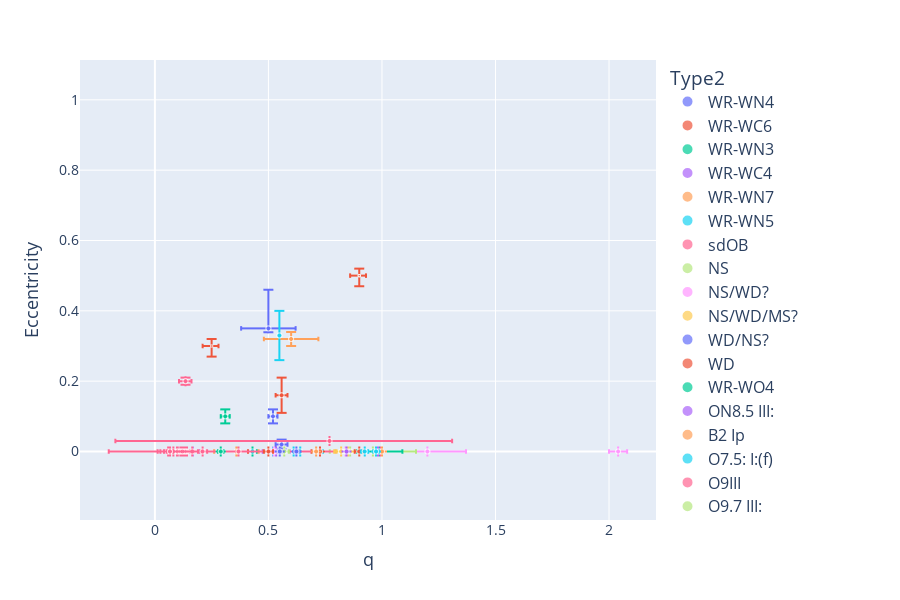

Write notebook code for a chart like this one.
### Code cell
# accretor vs period
fig = plotly_vars('q', 'Eccentricity', logx = False, logy = False, df = df_final)

### Figure 1 — Plotly figure (JSON) as saved in the notebook; plotly's stock layout.template omitted (floating-point values rounded to 4 significant figures; data arrays with more than 128 entries replaced by an {"elided": "..."} marker saying what was removed)
{"data": [{"customdata": [["O6 V", "BAT99 19"], ["O9 V", "BAT99 49"], ["O9 V", "BAT99 59"], ["O9 V", "BAT99 64"], ["O-O6 I", "SMC AB 7"]], "error_x": {"array": [0.026, 0.12, NaN, NaN, 0.02], "arrayminus": [0.026, 0.12, NaN, NaN, 0.02]}, "error_y": {"array": [0.014, 0.11, 0.08, 0.09, 0.02], "arrayminus": [0.014, 0.011, 0.08, 0.09, 0.02]}, "hovertemplate": "Type2=WR-WN4<br>q=%{x}<br>Eccentricity=%{y}<br>marker_size=%{marker.size}<br>Type1=%{customdata[0]}<br>System Name=%{customdata[1]}<extra></extra>", "legendgroup": "WR-WN4", "marker": {"color": "#636efa", "size": [5, 5, 5, 5, 5], "sizemode": "area", "sizeref": 0.2, "symbol": "circle"}, "mode": "markers", "name": "WR-WN4", "showlegend": true, "type": "scattergl", "x": [0.558, 0.5, NaN, NaN, 0.52], "xaxis": "x", "y": [0.02, 0.35, 0.32, 0.16, 0.1], "yaxis": "y"}, {"customdata": [["O5 V", "BAT99 28"]], "error_x": {"array": [0.026], "arrayminus": [0.026]}, "error_y": {"array": [0.05], "arrayminus": [0.05]}, "hovertemplate": "Type2=WR-WC6<br>q=%{x}<br>Eccentricity=%{y}<br>marker_size=%{marker.size}<br>Type1=%{customdata[0]}<br>System Name=%{customdata[1]}<extra></extra>", "legendgroup": "WR-WC6", "marker": {"color": "#EF553B", "size": [5], "sizemode": "area", "sizeref": 0.2, "symbol": "circle"}, "mode": "markers", "name": "WR-WC6", "showlegend": true, "type": "scattergl", "x": [0.558], "xaxis": "x", "y": [0.16], "yaxis": "y"}, {"customdata": [["B1.5 V", "BAT99 29"], ["O9 V", "BAT99 43"], ["O6.5 V", "BAT99 71"], ["O6 V", "BAT99 92"], ["O7 V", "BAT99 126"], ["O-O9", "SMC AB 3"], ["O-O5.5 V", "SMC AB 6"]], "error_x": {"array": [NaN, NaN, NaN, NaN, NaN, NaN, 0.02], "arrayminus": [NaN, NaN, NaN, NaN, NaN, NaN, 0.02]}, "error_y": {"array": [0.13, 0.05, 0.08, 0.02, 0.06, 0.06, NaN], "arrayminus": [0.13, 0.05, 0.08, 0.02, 0.06, 0.06, NaN]}, "hovertemplate": "Type2=WR-WN3<br>q=%{x}<br>Eccentricity=%{y}<br>marker_size=%{marker.size}<br>Type1=%{customdata[0]}<br>System Name=%{customdata[1]}<extra></extra>", "legendgroup": "WR-WN3", "marker": {"color": "#00cc96", "size": [5, 5, 5, 5, 5, 5, 5], "sizemode": "area", "sizeref": 0.2, "symbol": "circle"}, "mode": "markers", "name": "WR-WN3", "showlegend": true, "type": "scattergl", "x": [NaN, NaN, NaN, NaN, NaN, NaN, 0.43], "xaxis": "x", "y": [0.16, 0.07, 0.09, 0.02, 0.38, 0.09, 0.0], "yaxis": "y"}, {"customdata": [["O-uncertain", "BAT99 38"], ["O6 V", "BAT99 39"]], "error_x": {"array": [NaN, 0.032], "arrayminus": [NaN, 0.032]}, "error_y": {"array": [NaN, NaN], "arrayminus": [NaN, NaN]}, "hovertemplate": "Type2=WR-WC4<br>q=%{x}<br>Eccentricity=%{y}<br>marker_size=%{marker.size}<br>Type1=%{customdata[0]}<br>System Name=%{customdata[1]}<extra></extra>", "legendgroup": "WR-WC4", "marker": {"color": "#ab63fa", "size": [5, 5], "sizemode": "area", "sizeref": 0.2, "symbol": "circle"}, "mode": "markers", "name": "WR-WC4", "showlegend": true, "type": "scattergl", "x": [NaN, 0.167], "xaxis": "x", "y": [0.0, 0.0], "yaxis": "y"}, {"customdata": [["O7.5 III", "BAT99 77"]], "error_x": {"array": [0.12], "arrayminus": [0.12]}, "error_y": {"array": [0.02], "arrayminus": [0.02]}, "hovertemplate": "Type2=WR-WN7<br>q=%{x}<br>Eccentricity=%{y}<br>marker_size=%{marker.size}<br>Type1=%{customdata[0]}<br>System Name=%{customdata[1]}<extra></extra>", "legendgroup": "WR-WN7", "marker": {"color": "#FFA15A", "size": [5], "sizemode": "area", "sizeref": 0.2, "symbol": "circle"}, "mode": "markers", "name": "WR-WN7", "showlegend": true, "type": "scattergl", "x": [0.6], "xaxis": "x", "y": [0.32], "yaxis": "y"}, {"customdata": [["O4 V", "BAT99 103"], ["O4 V", "BAT99 129"]], "error_x": {"array": [0.09, 0.021], "arrayminus": [0.09, 0.021]}, "error_y": {"array": [NaN, NaN], "arrayminus": [NaN, NaN]}, "hovertemplate": "Type2=WR-WN5<br>q=%{x}<br>Eccentricity=%{y}<br>marker_size=%{marker.size}<br>Type1=%{customdata[0]}<br>System Name=%{customdata[1]}<extra></extra>", "legendgroup": "WR-WN5", "marker": {"color": "#19d3f3", "size": [5, 5], "sizemode": "area", "sizeref": 0.2, "symbol": "circle"}, "mode": "markers", "name": "WR-WN5", "showlegend": true, "type": "scattergl", "x": [0.52, 0.611], "xaxis": "x", "y": [0.0, 0.0], "yaxis": "y"}, {"customdata": [["Be", "HD58978"], ["Be", "HD200120"], ["Be", "HD10516"], ["Be", "HD55606"], ["Be", "HD109387"], ["Be", "HD113120"], ["Be", "HD137387"], ["Be", "HD152478"], ["Be", "HD157042"], ["Be", "HD41335"], ["Be", "HD161306"], ["Be", "HD183537"], ["Be", "HD191610"], ["Be", "HD194335"], ["Be", "HD200310"], ["Be", "HD167128"]], "error_x": {"array": [0.02843, 0.03149, 0.02399, 0.01154, 0.02398, 0.05053, 0.02153, 0.02769, 0.04349, 0.02376, 0.01718, 0.01023, 0.04912, 0.03832, 0.02634, 0.01027], "arrayminus": [0.03696, 0.04699, 0.02554, 0.0127, 0.03124, 0.07867, 0.02552, 0.04154, 0.07668, 0.04652, 0.01873, 0.0114, 0.05546, 0.04174, 0.02886, 0.01189]}, "error_y": {"array": [NaN, NaN, NaN, NaN, NaN, NaN, NaN, NaN, NaN, NaN, NaN, NaN, NaN, NaN, 0.01, NaN], "arrayminus": [NaN, NaN, NaN, NaN, NaN, NaN, NaN, NaN, NaN, NaN, NaN, NaN, NaN, NaN, 0.01, NaN]}, "hovertemplate": "Type2=sdOB<br>q=%{x}<br>Eccentricity=%{y}<br>marker_size=%{marker.size}<br>Type1=%{customdata[0]}<br>System Name=%{customdata[1]}<extra></extra>", "legendgroup": "sdOB", "marker": {"color": "#FF6692", "size": [5, 5, 5, 5, 5, 5, 5, 5, 5, 5, 5, 5, 5, 5, 5, 5], "sizemode": "area", "sizeref": 0.2, "symbol": "circle"}, "mode": "markers", "name": "sdOB", "showlegend": true, "type": "scattergl", "x": [0.113, 0.09745, 0.125, 0.1373, 0.1167, 0.1416, 0.1356, 0.08154, 0.101, 0.05852, 0.1302, 0.1122, 0.1214, 0.1646, 0.1349, 0.06368], "xaxis": "x", "y": [0.0, 0.0, 0.0, 0.0, 0.0, 0.0, 0.0, 0.0, 0.0, 0.0, 0.0, 0.0, 0.0, 0.0, 0.2, 0.0], "yaxis": "y"}, {"customdata": [["MS", "Gaia NS1"], ["MS", "J0553-1349"], ["MS", "J2057-4742"], ["MS", "J1553-6846"], ["MS", "J2102+3703"], ["MS", "J0742-4749"], ["MS", "J0152-2049"], ["MS", "J0003-5604"], ["MS", "J1733+5808"], ["MS", "J1150-2203"], ["MS", "J1449+6919"], ["MS", "J0217-7541"], ["MS", "J0639-3655"], ["MS", "J1739+4502"], ["MS", "J0036-0932"], ["MS", "J1048+6547"], ["MS", "J2145+2837"], ["MS", "J2244-2236"], ["MS", "J0824+5254"], ["MS", "J0230+5950"], ["MS", "J0634+6256"], ["MS/WD?", "PSR B1820-11"], ["MS/WD?", "PSR J1954+2529"]], "error_x": {"array": [NaN, NaN, NaN, NaN, NaN, NaN, NaN, NaN, NaN, NaN, NaN, NaN, NaN, NaN, NaN, NaN, NaN, NaN, NaN, NaN, NaN, NaN, NaN], "arrayminus": [NaN, NaN, NaN, NaN, NaN, NaN, NaN, NaN, NaN, NaN, NaN, NaN, NaN, NaN, NaN, NaN, NaN, NaN, NaN, NaN, NaN, NaN, NaN]}, "error_y": {"array": [0.002, 0.0007, 0.0026, 0.0021, 0.009, 0.004, 0.001, 0.005, 0.001, 0.004, 0.001, 0.0033, 0.013, 0.0018, 0.0021, 0.009, 0.0035, 0.0011, 0.012, 0.011, 0.011, 1e-05, 3e-06], "arrayminus": [0.002, 0.0007, 0.0026, 0.0021, 0.009, 0.004, 0.001, 0.005, 0.001, 0.004, 0.001, 0.0033, 0.013, 0.0018, 0.0021, 0.009, 0.0035, 0.0011, 0.012, 0.011, 0.011, 1e-05, 3e-06]}, "hovertemplate": "Type2=NS<br>q=%{x}<br>Eccentricity=%{y}<br>marker_size=%{marker.size}<br>Type1=%{customdata[0]}<br>System Name=%{customdata[1]}<extra></extra>", "legendgroup": "NS", "marker": {"color": "#B6E880", "size": [5, 5, 5, 5, 5, 5, 5, 5, 5, 5, 5, 5, 5, 5, 5, 5, 5, 5, 5, 5, 5, 5, 5], "sizemode": "area", "sizeref": 0.2, "symbol": "circle"}, "mode": "markers", "name": "NS", "showlegend": true, "type": "scattergl", "x": [NaN, NaN, NaN, NaN, NaN, NaN, NaN, NaN, NaN, NaN, NaN, NaN, NaN, NaN, NaN, NaN, NaN, NaN, NaN, NaN, NaN, NaN, NaN], "xaxis": "x", "y": [0.123, 0.3879, 0.3095, 0.5314, 0.448, 0.168, 0.6615, 0.795, 0.3093, 0.552, 0.2668, 0.3228, 0.721, 0.6777, 0.3993, 0.357, 0.584, 0.5666, 0.686, 0.753, 0.564, 0.7946, 0.114], "yaxis": "y"}, {"customdata": [["MS", "2XMM J1255"], ["MS", "2MASS J06163552"], ["MS", "LAMOST J1123"], ["RG", "56 UMa"], ["MS", "J0606+2132"], ["MS", "G3431"]], "error_x": {"array": [0.17, NaN, 0.04, NaN, NaN, NaN], "arrayminus": [0.2, NaN, 0.04, NaN, NaN, NaN]}, "error_y": {"array": [NaN, 0.005, NaN, 0.012, 0.01, 0.02], "arrayminus": [NaN, 0.007, NaN, 0.012, 0.01, 0.03]}, "hovertemplate": "Type2=NS/WD?<br>q=%{x}<br>Eccentricity=%{y}<br>marker_size=%{marker.size}<br>Type1=%{customdata[0]}<br>System Name=%{customdata[1]}<extra></extra>", "legendgroup": "NS/WD?", "marker": {"color": "#FF97FF", "size": [5, 5, 5, 5, 5, 5], "sizemode": "area", "sizeref": 0.2, "symbol": "circle"}, "mode": "markers", "name": "NS/WD?", "showlegend": true, "type": "scattergl", "x": [1.2, NaN, 2.04, NaN, NaN, NaN], "xaxis": "x", "y": [0.0, 0.007, 0.0, 0.562, 0.01, 0.13], "yaxis": "y"}, {"customdata": [["RG", "G8441"]], "error_x": {"array": [NaN], "arrayminus": [NaN]}, "error_y": {"array": [0.02], "arrayminus": [0.03]}, "hovertemplate": "Type2=NS/WD/MS?<br>q=%{x}<br>Eccentricity=%{y}<br>marker_size=%{marker.size}<br>Type1=%{customdata[0]}<br>System Name=%{customdata[1]}<extra></extra>", "legendgroup": "NS/WD/MS?", "marker": {"color": "#FECB52", "size": [5], "sizemode": "area", "sizeref": 0.2, "symbol": "circle"}, "mode": "markers", "name": "NS/WD/MS?", "showlegend": true, "type": "scattergl", "x": [NaN], "xaxis": "x", "y": [0.02], "yaxis": "y"}, {"customdata": [["MS", "LAMOST J2354"], ["MS", "2MASS J1527"]], "error_x": {"array": [NaN, NaN], "arrayminus": [NaN, NaN]}, "error_y": {"array": [0.002, NaN], "arrayminus": [0.002, NaN]}, "hovertemplate": "Type2=WD/NS?<br>q=%{x}<br>Eccentricity=%{y}<br>marker_size=%{marker.size}<br>Type1=%{customdata[0]}<br>System Name=%{customdata[1]}<extra></extra>", "legendgroup": "WD/NS?", "marker": {"color": "#636efa", "size": [5, 5], "sizemode": "area", "sizeref": 0.2, "symbol": "circle"}, "mode": "markers", "name": "WD/NS?", "showlegend": true, "type": "scattergl", "x": [NaN, NaN], "xaxis": "x", "y": [0.002, 0.0], "yaxis": "y"}, {"customdata": {"elided": "3618x2 str values"}, "error_x": {"array": {"elided": "3618 float values"}, "arrayminus": {"elided": "3618 float values"}}, "error_y": {"array": {"elided": "3618 float values"}, "arrayminus": {"elided": "3618 float values"}}, "hovertemplate": "Type2=WD<br>q=%{x}<br>Eccentricity=%{y}<br>marker_size=%{marker.size}<br>Type1=%{customdata[0]}<br>System Name=%{customdata[1]}<extra></extra>", "legendgroup": "WD", "marker": {"color": "#EF553B", "size": {"elided": "3618 int values"}, "sizemode": "area", "sizeref": 0.2, "symbol": "circle"}, "mode": "markers", "name": "WD", "showlegend": true, "type": "scattergl", "x": {"elided": "3618 float values"}, "xaxis": "x", "y": {"elided": "3618 float values"}, "yaxis": "y"}, {"customdata": [["O-O4 V", "SMC AB 8"]], "error_x": {"array": [0.02], "arrayminus": [0.02]}, "error_y": {"array": [0.02], "arrayminus": [0.02]}, "hovertemplate": "Type2=WR-WO4<br>q=%{x}<br>Eccentricity=%{y}<br>marker_size=%{marker.size}<br>Type1=%{customdata[0]}<br>System Name=%{customdata[1]}<extra></extra>", "legendgroup": "WR-WO4", "marker": {"color": "#00cc96", "size": [5], "sizemode": "area", "sizeref": 0.2, "symbol": "circle"}, "mode": "markers", "name": "WR-WO4", "showlegend": true, "type": "scattergl", "x": [0.31], "xaxis": "x", "y": [0.1], "yaxis": "y"}, {"customdata": [["O9.7: V:", "VFTS 061"]], "error_x": {"array": [0.059], "arrayminus": [0.059]}, "error_y": {"array": [NaN], "arrayminus": [NaN]}, "hovertemplate": "Type2=ON8.5 III:<br>q=%{x}<br>Eccentricity=%{y}<br>marker_size=%{marker.size}<br>Type1=%{customdata[0]}<br>System Name=%{customdata[1]}<extra></extra>", "legendgroup": "ON8.5 III:", "marker": {"color": "#ab63fa", "size": [5], "sizemode": "area", "sizeref": 0.2, "symbol": "circle"}, "mode": "markers", "name": "ON8.5 III:", "showlegend": true, "type": "scattergl", "x": [0.534], "xaxis": "x", "y": [0.0], "yaxis": "y"}, {"customdata": [["O9 III:", "VFTS 652"]], "error_x": {"array": [0.098], "arrayminus": [0.098]}, "error_y": {"array": [NaN], "arrayminus": [NaN]}, "hovertemplate": "Type2=B2 Ip<br>q=%{x}<br>Eccentricity=%{y}<br>marker_size=%{marker.size}<br>Type1=%{customdata[0]}<br>System Name=%{customdata[1]}<extra></extra>", "legendgroup": "B2 Ip", "marker": {"color": "#FFA15A", "size": [5], "sizemode": "area", "sizeref": 0.2, "symbol": "circle"}, "mode": "markers", "name": "B2 Ip", "showlegend": true, "type": "scattergl", "x": [0.359], "xaxis": "x", "y": [0.0], "yaxis": "y"}, {"customdata": [["ON9 Ia", "VFTS 538"]], "error_x": {"array": [0.1], "arrayminus": [0.1]}, "error_y": {"array": [NaN], "arrayminus": [NaN]}, "hovertemplate": "Type2=O7.5: I:(f)<br>q=%{x}<br>Eccentricity=%{y}<br>marker_size=%{marker.size}<br>Type1=%{customdata[0]}<br>System Name=%{customdata[1]}<extra></extra>", "legendgroup": "O7.5: I:(f)", "marker": {"color": "#19d3f3", "size": [5], "sizemode": "area", "sizeref": 0.2, "symbol": "circle"}, "mode": "markers", "name": "O7.5: I:(f)", "showlegend": true, "type": "scattergl", "x": [0.64], "xaxis": "x", "y": [0.0], "yaxis": "y"}, {"customdata": [["O8V:", "HV 2543"]], "error_x": {"array": [0.042], "arrayminus": [0.042]}, "error_y": {"array": [NaN], "arrayminus": [NaN]}, "hovertemplate": "Type2=O9III<br>q=%{x}<br>Eccentricity=%{y}<br>marker_size=%{marker.size}<br>Type1=%{customdata[0]}<br>System Name=%{customdata[1]}<extra></extra>", "legendgroup": "O9III", "marker": {"color": "#FF6692", "size": [5], "sizemode": "area", "sizeref": 0.2, "symbol": "circle"}, "mode": "markers", "name": "O9III", "showlegend": true, "type": "scattergl", "x": [0.609], "xaxis": "x", "y": [NaN], "yaxis": "y"}, {"customdata": [["O7::", "VFTS 450"]], "error_x": {"array": [0.19], "arrayminus": [0.19]}, "error_y": {"array": [NaN], "arrayminus": [NaN]}, "hovertemplate": "Type2=O9.7 III:<br>q=%{x}<br>Eccentricity=%{y}<br>marker_size=%{marker.size}<br>Type1=%{customdata[0]}<br>System Name=%{customdata[1]}<extra></extra>", "legendgroup": "O9.7 III:", "marker": {"color": "#B6E880", "size": [5], "sizemode": "area", "sizeref": 0.2, "symbol": "circle"}, "mode": "markers", "name": "O9.7 III:", "showlegend": true, "type": "scattergl", "x": [0.96], "xaxis": "x", "y": [0.0], "yaxis": "y"}, {"customdata": [["O7V", "W61 28-22"]], "error_x": {"array": [0.026], "arrayminus": [0.026]}, "error_y": {"array": [NaN], "arrayminus": [NaN]}, "hovertemplate": "Type2= O8.5III<br>q=%{x}<br>Eccentricity=%{y}<br>marker_size=%{marker.size}<br>Type1=%{customdata[0]}<br>System Name=%{customdata[1]}<extra></extra>", "legendgroup": " O8.5III", "marker": {"color": "#FF97FF", "size": [5], "sizemode": "area", "sizeref": 0.2, "symbol": "circle"}, "mode": "markers", "name": " O8.5III", "showlegend": true, "type": "scattergl", "x": [0.421], "xaxis": "x", "y": [NaN], "yaxis": "y"}, {"customdata": [["O7 III", "HV 2241"]], "error_x": {"array": [0.022], "arrayminus": [0.022]}, "error_y": {"array": [NaN], "arrayminus": [NaN]}, "hovertemplate": "Type2=B0 III<br>q=%{x}<br>Eccentricity=%{y}<br>marker_size=%{marker.size}<br>Type1=%{customdata[0]}<br>System Name=%{customdata[1]}<extra></extra>", "legendgroup": "B0 III", "marker": {"color": "#FECB52", "size": [5], "sizemode": "area", "sizeref": 0.2, "symbol": "circle"}, "mode": "markers", "name": "B0 III", "showlegend": true, "type": "scattergl", "x": [0.508], "xaxis": "x", "y": [NaN], "yaxis": "y"}, {"customdata": [["B2V", "TT Aur"]], "error_x": {"array": [NaN], "arrayminus": [NaN]}, "error_y": {"array": [NaN], "arrayminus": [NaN]}, "hovertemplate": "Type2=B4<br>q=%{x}<br>Eccentricity=%{y}<br>marker_size=%{marker.size}<br>Type1=%{customdata[0]}<br>System Name=%{customdata[1]}<extra></extra>", "legendgroup": "B4", "marker": {"color": "#636efa", "size": [5], "sizemode": "area", "sizeref": 0.2, "symbol": "circle"}, "mode": "markers", "name": "B4", "showlegend": true, "type": "scattergl", "x": [0.666], "xaxis": "x", "y": [NaN], "yaxis": "y"}, {"customdata": [["B1V", "Mu1 Sco"]], "error_x": {"array": [0.14], "arrayminus": [0.14]}, "error_y": {"array": [NaN], "arrayminus": [NaN]}, "hovertemplate": "Type2=B:<br>q=%{x}<br>Eccentricity=%{y}<br>marker_size=%{marker.size}<br>Type1=%{customdata[0]}<br>System Name=%{customdata[1]}<extra></extra>", "legendgroup": "B:", "marker": {"color": "#EF553B", "size": [5], "sizemode": "area", "sizeref": 0.2, "symbol": "circle"}, "mode": "markers", "name": "B:", "showlegend": true, "type": "scattergl", "x": [0.55], "xaxis": "x", "y": [0.0], "yaxis": "y"}, {"customdata": [["B3", "SV Gem"]], "error_x": {"array": [NaN], "arrayminus": [NaN]}, "error_y": {"array": [NaN], "arrayminus": [NaN]}, "hovertemplate": "Type2=F:6.5:IV:<br>q=%{x}<br>Eccentricity=%{y}<br>marker_size=%{marker.size}<br>Type1=%{customdata[0]}<br>System Name=%{customdata[1]}<extra></extra>", "legendgroup": "F:6.5:IV:", "marker": {"color": "#00cc96", "size": [5], "sizemode": "area", "sizeref": 0.2, "symbol": "circle"}, "mode": "markers", "name": "F:6.5:IV:", "showlegend": true, "type": "scattergl", "x": [0.4], "xaxis": "x", "y": [NaN], "yaxis": "y"}, {"customdata": [["B2.5V", "V454 Cyg"]], "error_x": {"array": [NaN], "arrayminus": [NaN]}, "error_y": {"array": [NaN], "arrayminus": [NaN]}, "hovertemplate": "Type2=B7III<br>q=%{x}<br>Eccentricity=%{y}<br>marker_size=%{marker.size}<br>Type1=%{customdata[0]}<br>System Name=%{customdata[1]}<extra></extra>", "legendgroup": "B7III", "marker": {"color": "#ab63fa", "size": [5], "sizemode": "area", "sizeref": 0.2, "symbol": "circle"}, "mode": "markers", "name": "B7III", "showlegend": true, "type": "scattergl", "x": [0.34], "xaxis": "x", "y": [NaN], "yaxis": "y"}, {"customdata": [["MS", "Gaia BH1"], ["RG", "Gaia BH2"], ["RG", "Gaia BH3"], ["O7V", "VFTS 243"], ["MS", "NGC 3201 #12560"], ["O6.5III", "HD 130298"]], "error_x": {"array": [NaN, NaN, NaN, NaN, NaN, NaN], "arrayminus": [NaN, NaN, NaN, NaN, NaN, NaN]}, "error_y": {"array": [2e-05, 0.0009, 0.0048, 0.012, 0.02, 0.007], "arrayminus": [2e-05, 0.0009, 0.0048, 0.012, 0.02, 0.007]}, "hovertemplate": "Type2=BH<br>q=%{x}<br>Eccentricity=%{y}<br>marker_size=%{marker.size}<br>Type1=%{customdata[0]}<br>System Name=%{customdata[1]}<extra></extra>", "legendgroup": "BH", "marker": {"color": "#FFA15A", "size": [5, 5, 5, 5, 5, 5], "sizemode": "area", "sizeref": 0.2, "symbol": "circle"}, "mode": "markers", "name": "BH", "showlegend": true, "type": "scattergl", "x": [NaN, NaN, NaN, NaN, NaN, NaN], "xaxis": "x", "y": [0.4323, 0.5176, 0.7291, 0.017, 0.61, 0.457], "yaxis": "y"}, {"customdata": [["RG", "G3425"]], "error_x": {"array": [NaN], "arrayminus": [NaN]}, "error_y": {"array": [0.01], "arrayminus": [0.01]}, "hovertemplate": "Type2=BH?<br>q=%{x}<br>Eccentricity=%{y}<br>marker_size=%{marker.size}<br>Type1=%{customdata[0]}<br>System Name=%{customdata[1]}<extra></extra>", "legendgroup": "BH?", "marker": {"color": "#19d3f3", "size": [5], "sizemode": "area", "sizeref": 0.2, "symbol": "circle"}, "mode": "markers", "name": "BH?", "showlegend": true, "type": "scattergl", "x": [NaN], "xaxis": "x", "y": [0.05], "yaxis": "y"}, {"customdata": [["B", "VFTS 291"], ["B3Ve", "LB-1"], ["MS", "NGC 1850 BH1"], ["B2-3Ve", "HR 6819"], ["B0-1Ve", "2dFS 163"], ["Be", "2dFS 2553"], ["O9Ve", "Sk -71 35"], ["Be", "SMCSGS-FS 69"], ["?", "Gamma Columbae"], ["B", "Upsilon Sagittarii"]], "error_x": {"array": [NaN, 0.02, NaN, 0.0133, NaN, 0.54, 0.4286, NaN, NaN, NaN], "arrayminus": [NaN, 0.02, NaN, 0.0133, NaN, 0.943, 0.5714, NaN, NaN, NaN]}, "error_y": {"array": [NaN, NaN, NaN, NaN, NaN, NaN, NaN, NaN, NaN, NaN], "arrayminus": [NaN, NaN, NaN, NaN, NaN, NaN, NaN, NaN, NaN, NaN]}, "hovertemplate": "Type2=SS<br>q=%{x}<br>Eccentricity=%{y}<br>marker_size=%{marker.size}<br>Type1=%{customdata[0]}<br>System Name=%{customdata[1]}<extra></extra>", "legendgroup": "SS", "marker": {"color": "#FF6692", "size": [5, 5, 5, 5, 5, 5, 5, 5, 5, 5], "sizemode": "area", "sizeref": 0.2, "symbol": "circle"}, "mode": "markers", "name": "SS", "showlegend": true, "type": "scattergl", "x": [NaN, 0.21, NaN, 0.0667, NaN, 0.769, 0.3684, NaN, NaN, NaN], "xaxis": "x", "y": [0.0, 0.0, 0.0, 0.0, NaN, 0.03, 0.0, NaN, NaN, 0.0], "yaxis": "y"}, {"customdata": [["O6-7:(f):, Contact", "LSS 3074"]], "error_x": {"array": [0.04], "arrayminus": [0.04]}, "error_y": {"array": [0.0], "arrayminus": [0.0]}, "hovertemplate": "Type2=O4 f +, Contact<br>q=%{x}<br>Eccentricity=%{y}<br>marker_size=%{marker.size}<br>Type1=%{customdata[0]}<br>System Name=%{customdata[1]}<extra></extra>", "legendgroup": "O4 f +, Contact", "marker": {"color": "#B6E880", "size": [5], "sizemode": "area", "sizeref": 0.2, "symbol": "circle"}, "mode": "markers", "name": "O4 f +, Contact", "showlegend": true, "type": "scattergl", "x": [0.86], "xaxis": "x", "y": [0.0], "yaxis": "y"}, {"customdata": [["O4.5-6V, Contact", "MY Cam"]], "error_x": {"array": [0.04], "arrayminus": [0.04]}, "error_y": {"array": [0.0], "arrayminus": [0.0]}, "hovertemplate": "Type2=O6V, Contact<br>q=%{x}<br>Eccentricity=%{y}<br>marker_size=%{marker.size}<br>Type1=%{customdata[0]}<br>System Name=%{customdata[1]}<extra></extra>", "legendgroup": "O6V, Contact", "marker": {"color": "#FF97FF", "size": [5], "sizemode": "area", "sizeref": 0.2, "symbol": "circle"}, "mode": "markers", "name": "O6V, Contact", "showlegend": true, "type": "scattergl", "x": [0.84], "xaxis": "x", "y": [0.0], "yaxis": "y"}, {"customdata": [["O9V, Contact", "OGLE SMC-SC10 108086"]], "error_x": {"array": [0.06], "arrayminus": [0.06]}, "error_y": {"array": [0.0], "arrayminus": [0.0]}, "hovertemplate": "Type2=O9.5-B0V, Contact<br>q=%{x}<br>Eccentricity=%{y}<br>marker_size=%{marker.size}<br>Type1=%{customdata[0]}<br>System Name=%{customdata[1]}<extra></extra>", "legendgroup": "O9.5-B0V, Contact", "marker": {"color": "#FECB52", "size": [5], "sizemode": "area", "sizeref": 0.2, "symbol": "circle"}, "mode": "markers", "name": "O9.5-B0V, Contact", "showlegend": true, "type": "scattergl", "x": [0.85], "xaxis": "x", "y": [0.0], "yaxis": "y"}, {"customdata": [["O7V, Contact", "TU Mus"]], "error_x": {"array": [0.009], "arrayminus": [0.009]}, "error_y": {"array": [0.0], "arrayminus": [0.0]}, "hovertemplate": "Type2=O8V, Contact<br>q=%{x}<br>Eccentricity=%{y}<br>marker_size=%{marker.size}<br>Type1=%{customdata[0]}<br>System Name=%{customdata[1]}<extra></extra>", "legendgroup": "O8V, Contact", "marker": {"color": "#636efa", "size": [5], "sizemode": "area", "sizeref": 0.2, "symbol": "circle"}, "mode": "markers", "name": "O8V, Contact", "showlegend": true, "type": "scattergl", "x": [0.623], "xaxis": "x", "y": [0.0], "yaxis": "y"}, {"customdata": [["O6.5V((f)), Contact", "V382 Cyg"]], "error_x": {"array": [0.005], "arrayminus": [0.005]}, "error_y": {"array": [0.0], "arrayminus": [0.0]}, "hovertemplate": "Type2=O6V((f)), Contact<br>q=%{x}<br>Eccentricity=%{y}<br>marker_size=%{marker.size}<br>Type1=%{customdata[0]}<br>System Name=%{customdata[1]}<extra></extra>", "legendgroup": "O6V((f)), Contact", "marker": {"color": "#EF553B", "size": [5], "sizemode": "area", "sizeref": 0.2, "symbol": "circle"}, "mode": "markers", "name": "O6V((f)), Contact", "showlegend": true, "type": "scattergl", "x": [0.727], "xaxis": "x", "y": [0.0], "yaxis": "y"}, {"customdata": [["O4.5 V(n)((fc))z, Contact", "VFTS 352"]], "error_x": {"array": [0.1], "arrayminus": [0.1]}, "error_y": {"array": [0.0], "arrayminus": [0.0]}, "hovertemplate": "Type2=O5.5 V(n)((fc))z, Contact<br>q=%{x}<br>Eccentricity=%{y}<br>marker_size=%{marker.size}<br>Type1=%{customdata[0]}<br>System Name=%{customdata[1]}<extra></extra>", "legendgroup": "O5.5 V(n)((fc))z, Contact", "marker": {"color": "#00cc96", "size": [5], "sizemode": "area", "sizeref": 0.2, "symbol": "circle"}, "mode": "markers", "name": "O5.5 V(n)((fc))z, Contact", "showlegend": true, "type": "scattergl", "x": [0.99], "xaxis": "x", "y": [0.0], "yaxis": "y"}, {"customdata": [["B1V, Contact", "CT Tau"], ["B1V, Contact", "GU Mon"]], "error_x": {"array": [0.003, 0.003], "arrayminus": [0.003, 0.003]}, "error_y": {"array": [0.0, 0.0], "arrayminus": [0.0, 0.0]}, "hovertemplate": "Type2=B1V, Contact<br>q=%{x}<br>Eccentricity=%{y}<br>marker_size=%{marker.size}<br>Type1=%{customdata[0]}<br>System Name=%{customdata[1]}<extra></extra>", "legendgroup": "B1V, Contact", "marker": {"color": "#ab63fa", "size": [5, 5], "sizemode": "area", "sizeref": 0.2, "symbol": "circle"}, "mode": "markers", "name": "B1V, Contact", "showlegend": true, "type": "scattergl", "x": [0.983, 0.976], "xaxis": "x", "y": [0.0, 0.0], "yaxis": "y"}, {"customdata": [["B, Contact?", "SV Cen"]], "error_x": {"array": [0.002], "arrayminus": [0.002]}, "error_y": {"array": [0.0], "arrayminus": [0.0]}, "hovertemplate": "Type2=B, Contact?<br>q=%{x}<br>Eccentricity=%{y}<br>marker_size=%{marker.size}<br>Type1=%{customdata[0]}<br>System Name=%{customdata[1]}<extra></extra>", "legendgroup": "B, Contact?", "marker": {"color": "#FFA15A", "size": [5], "sizemode": "area", "sizeref": 0.2, "symbol": "circle"}, "mode": "markers", "name": "B, Contact?", "showlegend": true, "type": "scattergl", "x": [0.71], "xaxis": "x", "y": [0.0], "yaxis": "y"}, {"customdata": [["B0.5V, Contact", "V606 Cen"]], "error_x": {"array": [0.0007], "arrayminus": [0.0007]}, "error_y": {"array": [0.07], "arrayminus": [0.07]}, "hovertemplate": "Type2=B2V, Contact<br>q=%{x}<br>Eccentricity=%{y}<br>marker_size=%{marker.size}<br>Type1=%{customdata[0]}<br>System Name=%{customdata[1]}<extra></extra>", "legendgroup": "B2V, Contact", "marker": {"color": "#19d3f3", "size": [5], "sizemode": "area", "sizeref": 0.2, "symbol": "circle"}, "mode": "markers", "name": "B2V, Contact", "showlegend": true, "type": "scattergl", "x": [0.5484], "xaxis": "x", "y": [0.33], "yaxis": "y"}, {"customdata": [["B1-1.5V, Contact", "V701 Sco"]], "error_x": {"array": [0.002], "arrayminus": [0.002]}, "error_y": {"array": [0.0], "arrayminus": [0.0]}, "hovertemplate": "Type2=B1-1.5V, Contact<br>q=%{x}<br>Eccentricity=%{y}<br>marker_size=%{marker.size}<br>Type1=%{customdata[0]}<br>System Name=%{customdata[1]}<extra></extra>", "legendgroup": "B1-1.5V, Contact", "marker": {"color": "#FF6692", "size": [5], "sizemode": "area", "sizeref": 0.2, "symbol": "circle"}, "mode": "markers", "name": "B1-1.5V, Contact", "showlegend": true, "type": "scattergl", "x": [0.995], "xaxis": "x", "y": [0.0], "yaxis": "y"}, {"customdata": [["B0V, Contact", "V745 Cas"]], "error_x": {"array": [0.02], "arrayminus": [0.02]}, "error_y": {"array": [0.0], "arrayminus": [0.0]}, "hovertemplate": "Type2=B1-2 IV/V, Contact<br>q=%{x}<br>Eccentricity=%{y}<br>marker_size=%{marker.size}<br>Type1=%{customdata[0]}<br>System Name=%{customdata[1]}<extra></extra>", "legendgroup": "B1-2 IV/V, Contact", "marker": {"color": "#B6E880", "size": [5], "sizemode": "area", "sizeref": 0.2, "symbol": "circle"}, "mode": "markers", "name": "B1-2 IV/V, Contact", "showlegend": true, "type": "scattergl", "x": [0.57], "xaxis": "x", "y": [0.0], "yaxis": "y"}, {"customdata": [["B0V, Contact", "VFTS 066"]], "error_x": {"array": [0.014], "arrayminus": [0.014]}, "error_y": {"array": [0.0], "arrayminus": [0.0]}, "hovertemplate": "Type2=B1.5III, Contact<br>q=%{x}<br>Eccentricity=%{y}<br>marker_size=%{marker.size}<br>Type1=%{customdata[0]}<br>System Name=%{customdata[1]}<extra></extra>", "legendgroup": "B1.5III, Contact", "marker": {"color": "#FF97FF", "size": [5], "sizemode": "area", "sizeref": 0.2, "symbol": "circle"}, "mode": "markers", "name": "B1.5III, Contact", "showlegend": true, "type": "scattergl", "x": [0.523], "xaxis": "x", "y": [0.0], "yaxis": "y"}, {"customdata": [["B5V, Contact", "RZ Pyx"]], "error_x": {"array": [0.02], "arrayminus": [0.02]}, "error_y": {"array": [0.0], "arrayminus": [0.0]}, "hovertemplate": "Type2=B5/7V, Contact<br>q=%{x}<br>Eccentricity=%{y}<br>marker_size=%{marker.size}<br>Type1=%{customdata[0]}<br>System Name=%{customdata[1]}<extra></extra>", "legendgroup": "B5/7V, Contact", "marker": {"color": "#FECB52", "size": [5], "sizemode": "area", "sizeref": 0.2, "symbol": "circle"}, "mode": "markers", "name": "B5/7V, Contact", "showlegend": true, "type": "scattergl", "x": [0.82], "xaxis": "x", "y": [0.0], "yaxis": "y"}, {"customdata": [["O9II, Contact", "LY Aur"]], "error_x": {"array": [0.007], "arrayminus": [0.007]}, "error_y": {"array": [0.0], "arrayminus": [0.0]}, "hovertemplate": "Type2=O9III, Contact<br>q=%{x}<br>Eccentricity=%{y}<br>marker_size=%{marker.size}<br>Type1=%{customdata[0]}<br>System Name=%{customdata[1]}<extra></extra>", "legendgroup": "O9III, Contact", "marker": {"color": "#636efa", "size": [5], "sizemode": "area", "sizeref": 0.2, "symbol": "circle"}, "mode": "markers", "name": "O9III, Contact", "showlegend": true, "type": "scattergl", "x": [0.55], "xaxis": "x", "y": [0.0], "yaxis": "y"}, {"customdata": [["O9.5V, Contact", "XZ Cep"], ["B0-B.05III , Contact", "V348 Car"]], "error_x": {"array": [0.02, 0.02], "arrayminus": [0.02, 0.02]}, "error_y": {"array": [0.0, 0.0], "arrayminus": [0.0, 0.0]}, "hovertemplate": "Type2=B1III, Contact<br>q=%{x}<br>Eccentricity=%{y}<br>marker_size=%{marker.size}<br>Type1=%{customdata[0]}<br>System Name=%{customdata[1]}<extra></extra>", "legendgroup": "B1III, Contact", "marker": {"color": "#EF553B", "size": [5, 5], "sizemode": "area", "sizeref": 0.2, "symbol": "circle"}, "mode": "markers", "name": "B1III, Contact", "showlegend": true, "type": "scattergl", "x": [0.5, 0.9], "xaxis": "x", "y": [0.0, 0.0], "yaxis": "y"}, {"customdata": [["O6.5-7 Ia, Contact", "V729 Cyg"]], "error_x": {"array": [0.012], "arrayminus": [0.012]}, "error_y": {"array": [0.0], "arrayminus": [0.0]}, "hovertemplate": "Type2=Ofpe/WN9, Contact<br>q=%{x}<br>Eccentricity=%{y}<br>marker_size=%{marker.size}<br>Type1=%{customdata[0]}<br>System Name=%{customdata[1]}<extra></extra>", "legendgroup": "Ofpe/WN9, Contact", "marker": {"color": "#00cc96", "size": [5], "sizemode": "area", "sizeref": 0.2, "symbol": "circle"}, "mode": "markers", "name": "Ofpe/WN9, Contact", "showlegend": true, "type": "scattergl", "x": [0.29], "xaxis": "x", "y": [0.0], "yaxis": "y"}, {"customdata": [["B, Contact", "BH Cen"]], "error_x": {"array": [0.003], "arrayminus": [0.003]}, "error_y": {"array": [0.0], "arrayminus": [0.0]}, "hovertemplate": "Type2=B, Contact<br>q=%{x}<br>Eccentricity=%{y}<br>marker_size=%{marker.size}<br>Type1=%{customdata[0]}<br>System Name=%{customdata[1]}<extra></extra>", "legendgroup": "B, Contact", "marker": {"color": "#ab63fa", "size": [5], "sizemode": "area", "sizeref": 0.2, "symbol": "circle"}, "mode": "markers", "name": "B, Contact", "showlegend": true, "type": "scattergl", "x": [0.844], "xaxis": "x", "y": [0.0], "yaxis": "y"}, {"customdata": [["O9V, Contact", "HD 64315B"]], "error_x": {"array": [0.006], "arrayminus": [0.006]}, "error_y": {"array": [0.0], "arrayminus": [0.0]}, "hovertemplate": "Type2=O9V, Contact<br>q=%{x}<br>Eccentricity=%{y}<br>marker_size=%{marker.size}<br>Type1=%{customdata[0]}<br>System Name=%{customdata[1]}<extra></extra>", "legendgroup": "O9V, Contact", "marker": {"color": "#FFA15A", "size": [5], "sizemode": "area", "sizeref": 0.2, "symbol": "circle"}, "mode": "markers", "name": "O9V, Contact", "showlegend": true, "type": "scattergl", "x": [1.0], "xaxis": "x", "y": [0.0], "yaxis": "y"}, {"customdata": [["O, Contact", "DIRECT V4741 M31A"], ["O, Contact", "DIRECT V1555 M31A"]], "error_x": {"array": [0.015, 0.012], "arrayminus": [0.015, 0.012]}, "error_y": {"array": [0.0, 0.0], "arrayminus": [0.0, 0.0]}, "hovertemplate": "Type2=O, Contact<br>q=%{x}<br>Eccentricity=%{y}<br>marker_size=%{marker.size}<br>Type1=%{customdata[0]}<br>System Name=%{customdata[1]}<extra></extra>", "legendgroup": "O, Contact", "marker": {"color": "#19d3f3", "size": [5, 5], "sizemode": "area", "sizeref": 0.2, "symbol": "circle"}, "mode": "markers", "name": "O, Contact", "showlegend": true, "type": "scattergl", "x": [0.924, 0.974], "xaxis": "x", "y": [0.0, 0.0], "yaxis": "y"}], "layout": {"height": 600, "legend": {"font": {"size": 16}, "itemsizing": "constant", "title": {"text": "Type2"}, "tracegroupgap": 0}, "margin": {"t": 60}, "width": 900, "xaxis": {"anchor": "y", "domain": [0, 1], "tickfont": {"size": 14}, "title": {"font": {"size": 18}, "text": "q"}}, "yaxis": {"anchor": "x", "domain": [0, 1], "tickfont": {"size": 14}, "title": {"font": {"size": 18}, "text": "Eccentricity"}}}}
